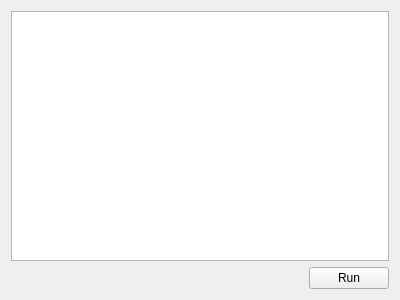
<?xml version="1.0" encoding="UTF-8"?>
<ui version="4.0">
 <class>Form</class>
 <widget class="QWidget" name="Form">
  <property name="geometry">
   <rect>
    <x>0</x>
    <y>0</y>
    <width>400</width>
    <height>300</height>
   </rect>
  </property>
  <property name="windowTitle">
   <string>Form</string>
  </property>
  <layout class="QVBoxLayout" name="verticalLayout">
   <item>
    <widget class="QTreeView" name="treeView">
     <property name="sizeAdjustPolicy">
      <enum>QAbstractScrollArea::AdjustToContents</enum>
     </property>
     <property name="editTriggers">
      <set>QAbstractItemView::AllEditTriggers</set>
     </property>
    </widget>
   </item>
   <item>
    <layout class="QHBoxLayout" name="horizontalLayout">
     <item>
      <spacer name="horizontalSpacer">
       <property name="orientation">
        <enum>Qt::Horizontal</enum>
       </property>
       <property name="sizeHint" stdset="0">
        <size>
         <width>0</width>
         <height>20</height>
        </size>
       </property>
      </spacer>
     </item>
     <item>
      <widget class="QPushButton" name="runPushButton">
       <property name="text">
        <string>Run</string>
       </property>
       <property name="icon">
        <iconset theme="system-run"/>
       </property>
      </widget>
     </item>
    </layout>
   </item>
  </layout>
 </widget>
 <resources/>
 <connections/>
</ui>
